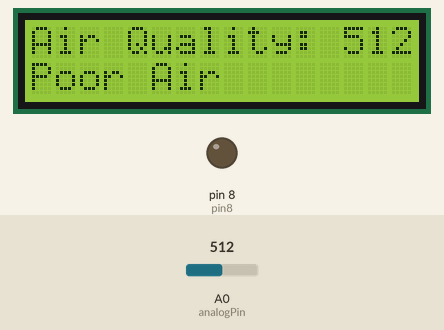
A sketch run on a simulated Arduino Uno, built with avr-gcc and run on an emulated ATmega328P. Parts: 16×2 character LCD, output pins drawn as LEDs (lit = HIGH). Inputs (shaded band) come from the test bench; at power-on: A0 (analogPin) = 512. What the sketch prints to the serial monitor is not drawn.

Above: at 1.2 s.
1.3 s: A0 (analogPin) set to 583
At 2.5 s:
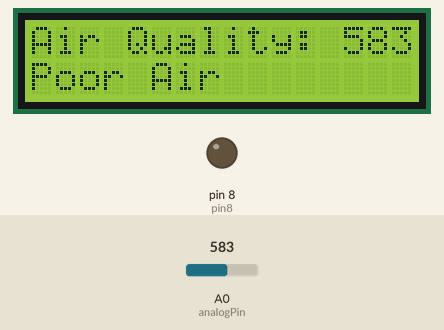
3.0 s: A0 (analogPin) set to 618
At 4.3 s:
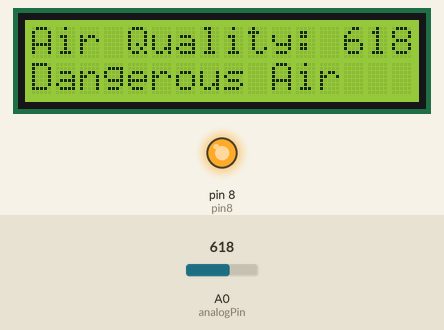
4.6 s: A0 (analogPin) set to 440
At 5.0 s:
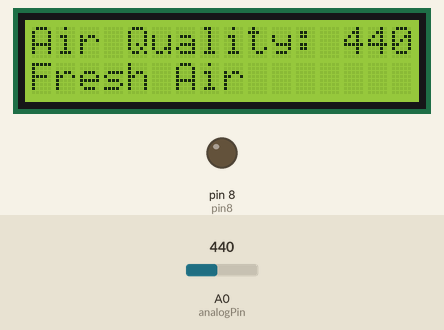
6.1 s: A0 (analogPin) set to 610
At 6.9 s:
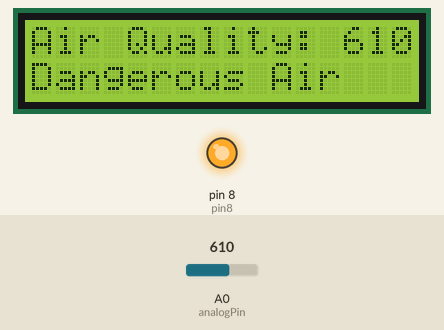
Timing chart, 0 to 8.6 s (numbered marks = the images above; inputs shaded):
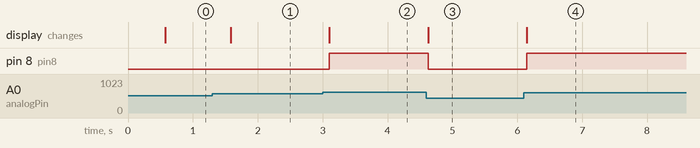

Measured:
- the behaviour switches between 600 and 601 on A0 (analogPin) (found by bisection; images 1 and 2)
- after the input at 1.3 s, the display: changes after 0.28 s (image 1)
- after the input at 3.0 s, pin 8 (pin8): LOW → HIGH after 0.10 s; the display: changes after 0.10 s (image 2)
- after the input at 4.6 s, pin 8 (pin8): HIGH → LOW at once; the display: changes at once (image 3)
- after the input at 6.1 s, pin 8 (pin8): LOW → HIGH at once; the display: changes at once (image 4)

The sketch:

AirQualityMonitor.ino
```cpp
#include <LiquidCrystal.h>

LiquidCrystal lcd(12,11,5,4,3,2);

int pin8 = 8;
int analogPin = A0;
int sensorValue = 0;

void setup(){
  pinMode(analogPin, INPUT);
  pinMode(pin8, OUTPUT);
  lcd.begin(16,2);
  lcd.print("Air Today is-");
  lcd.print("Air Quality:");
  Serial.begin(9600);
  lcd.display();
}

void loop(){
  delay(500);
  sensorValue = analogRead(analogPin);
  Serial.print("Air Quality in PPM = ");
  Serial.print(sensorValue);

  lcd.clear();
  lcd.setCursor(0,0);
  lcd.print("Air Quality: ");
  lcd.print(sensorValue);

  if (sensorValue < 450){
    Serial.print("Fresh Air");
    Serial.print("\r\n");
    lcd.setCursor(0,1);
    lcd.print("Fresh Air");
  }
  else if (sensorValue >= 450 && sensorValue <= 600){
    Serial.print("Poor Air");
    Serial.print("\r\n");
    lcd.setCursor(0,1);
    lcd.print("Poor Air");
  }
  else if (sensorValue > 600){
    Serial.print("Dangerous Air");
    Serial.print("\r\n");
    lcd.setCursor(0,1);
    lcd.print("Dangerous Air");
  }
  if (sensorValue > 600){
    digitalWrite(pin8,HIGH);
  }
  else {
    digitalWrite(pin8,LOW);
  }
}
```
